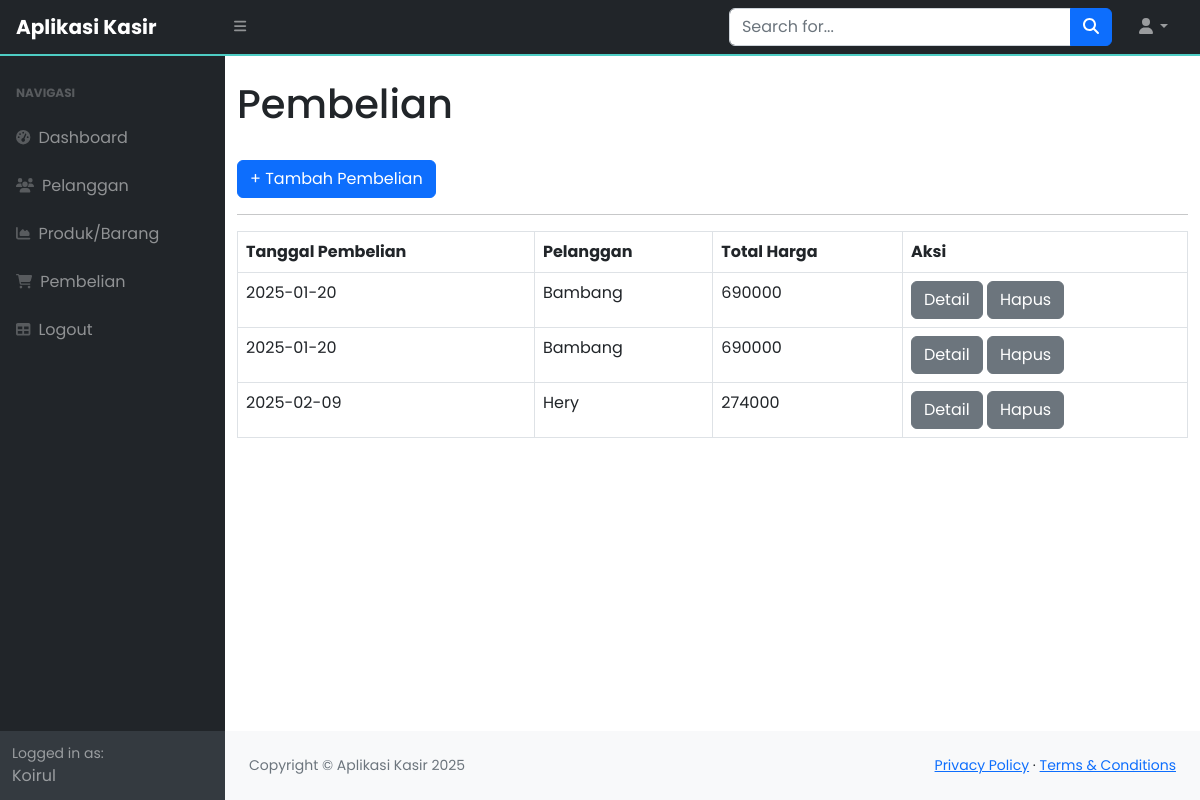
/index.php?page=pembelian (signed in), run on the app's committed database.
### tables this page shows
CREATE TABLE `penjualan` (
  `id_penjualan` int(11) NOT NULL,
  `tanggal_penjualan` date DEFAULT NULL,
  `total_harga` int(11) DEFAULT NULL,
  `id_pelanggan` int(11) DEFAULT NULL
);

CREATE TABLE `pelanggan` (
  `id_pelanggan` int(11) NOT NULL,
  `nama_pelanggan` varchar(255) DEFAULT NULL,
  `alamat` text DEFAULT NULL,
  `no_telepon` varchar(255) DEFAULT NULL
);

### pembelian.php (the view, shortened to what this page needs)
<div class="container-fluid">
                        <h1 class="mt-4">Pembelian</h1>
                        <a href="?page=pembelian_tambah" class="btn btn-primary">+ Tambah Pembelian</a>
                        <hr>
                        <table class ="table table-bordered">
                            <tr>
                                <th>Tanggal Pembelian</th>
                                <th>Pelanggan</th>
                                <th>Total Harga</th>
                                <th>Aksi</th>
                            </tr>
                            <?php
                            $query = mysqli_query($koneksi, "SELECT*FROM penjualan LEFT JOIN pelanggan on pelanggan.id_pelanggan = penjualan.id_pelanggan");
                            while($data = mysqli_fetch_array($query)){
                            ?>
                            <tr>
                                <td><?php echo $data['tanggal_penjualan']; ?></td>
                                <td><?php echo $data['nama_pelanggan']; ?></td>
                                <td><?php echo $data['total_harga']; ?></td>
                                <td>
                                    <a href="?page=penjualan_detail&&id=<?php echo $data['id_penjualan']; ?>" class="btn btn-secondary">Detail</a>
                                    <a href="?page=penjualan_hapus&&id=<?php echo $data['id_penjualan']; ?>" class="btn btn-secondary">Hapus</a>
                                </td>
                            </tr>
                            <?php
                        }
                    ?>
                        </table>
                    </div>

### index.php (style rules this page uses)
body { font-family: 'Poppins', sans-serif; }

### data on the page
penjualan: tanggal_penjualan "2025-01-20", id_pelanggan.nama_pelanggan "Bambang", total_harga "690000"
penjualan: tanggal_penjualan "2025-01-20", id_pelanggan.nama_pelanggan "Bambang", total_harga "690000"
penjualan: tanggal_penjualan "2025-02-09", id_pelanggan.nama_pelanggan "Hery", total_harga "274000"

### other printed values
$_SESSION['users']['nama'] "Koirul"
